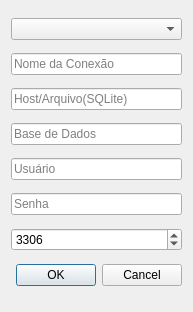
<?xml version="1.0" encoding="UTF-8"?>
<ui version="4.0">
 <class>connection</class>
 <widget class="QDialog" name="connection">
  <property name="geometry">
   <rect>
    <x>0</x>
    <y>0</y>
    <width>193</width>
    <height>312</height>
   </rect>
  </property>
  <property name="windowTitle">
   <string>Conexão</string>
  </property>
  <property name="modal">
   <bool>true</bool>
  </property>
  <layout class="QVBoxLayout" name="verticalLayout">
   <item>
    <widget class="QComboBox" name="connectiontype"/>
   </item>
   <item>
    <widget class="QLineEdit" name="name">
     <property name="placeholderText">
      <string>Nome da Conexão</string>
     </property>
    </widget>
   </item>
   <item>
    <widget class="QLineEdit" name="host">
     <property name="placeholderText">
      <string>Host/Arquivo(SQLite)</string>
     </property>
    </widget>
   </item>
   <item>
    <widget class="QLineEdit" name="database">
     <property name="placeholderText">
      <string>Base de Dados</string>
     </property>
    </widget>
   </item>
   <item>
    <widget class="QLineEdit" name="username">
     <property name="placeholderText">
      <string>Usuário</string>
     </property>
    </widget>
   </item>
   <item>
    <widget class="QLineEdit" name="password">
     <property name="inputMask">
      <string/>
     </property>
     <property name="echoMode">
      <enum>QLineEdit::Password</enum>
     </property>
     <property name="placeholderText">
      <string>Senha</string>
     </property>
    </widget>
   </item>
   <item>
    <widget class="QSpinBox" name="port">
     <property name="toolTip">
      <string>Porta TCP</string>
     </property>
     <property name="minimum">
      <number>1</number>
     </property>
     <property name="maximum">
      <number>65000</number>
     </property>
     <property name="value">
      <number>3306</number>
     </property>
    </widget>
   </item>
   <item>
    <widget class="QDialogButtonBox" name="buttonBox">
     <property name="standardButtons">
      <set>QDialogButtonBox::Cancel|QDialogButtonBox::Ok</set>
     </property>
    </widget>
   </item>
  </layout>
 </widget>
 <resources/>
 <connections>
  <connection>
   <sender>buttonBox</sender>
   <signal>rejected()</signal>
   <receiver>connection</receiver>
   <slot>close()</slot>
   <hints>
    <hint type="sourcelabel">
     <x>175</x>
     <y>266</y>
    </hint>
    <hint type="destinationlabel">
     <x>175</x>
     <y>149</y>
    </hint>
   </hints>
  </connection>
 </connections>
</ui>
